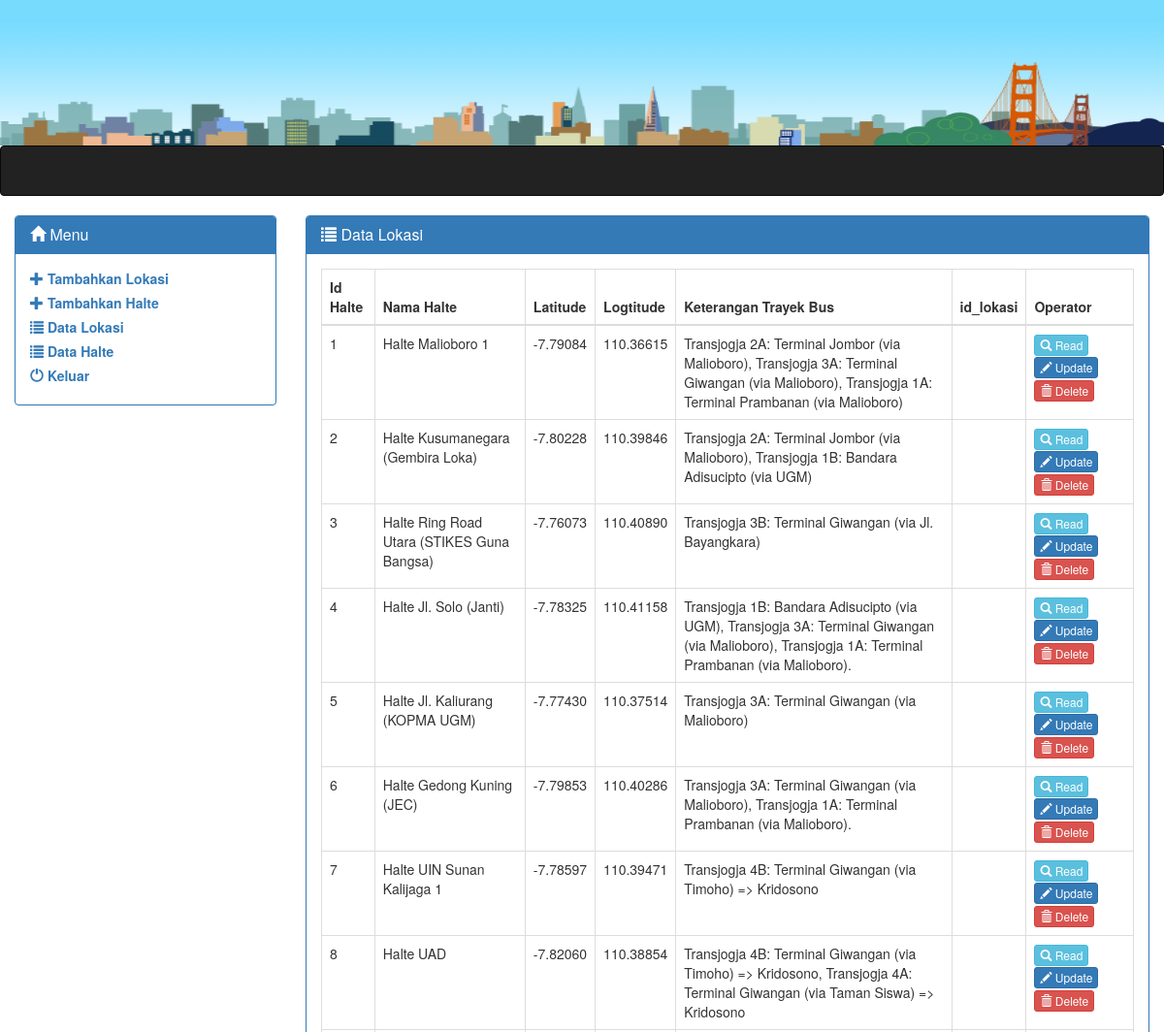
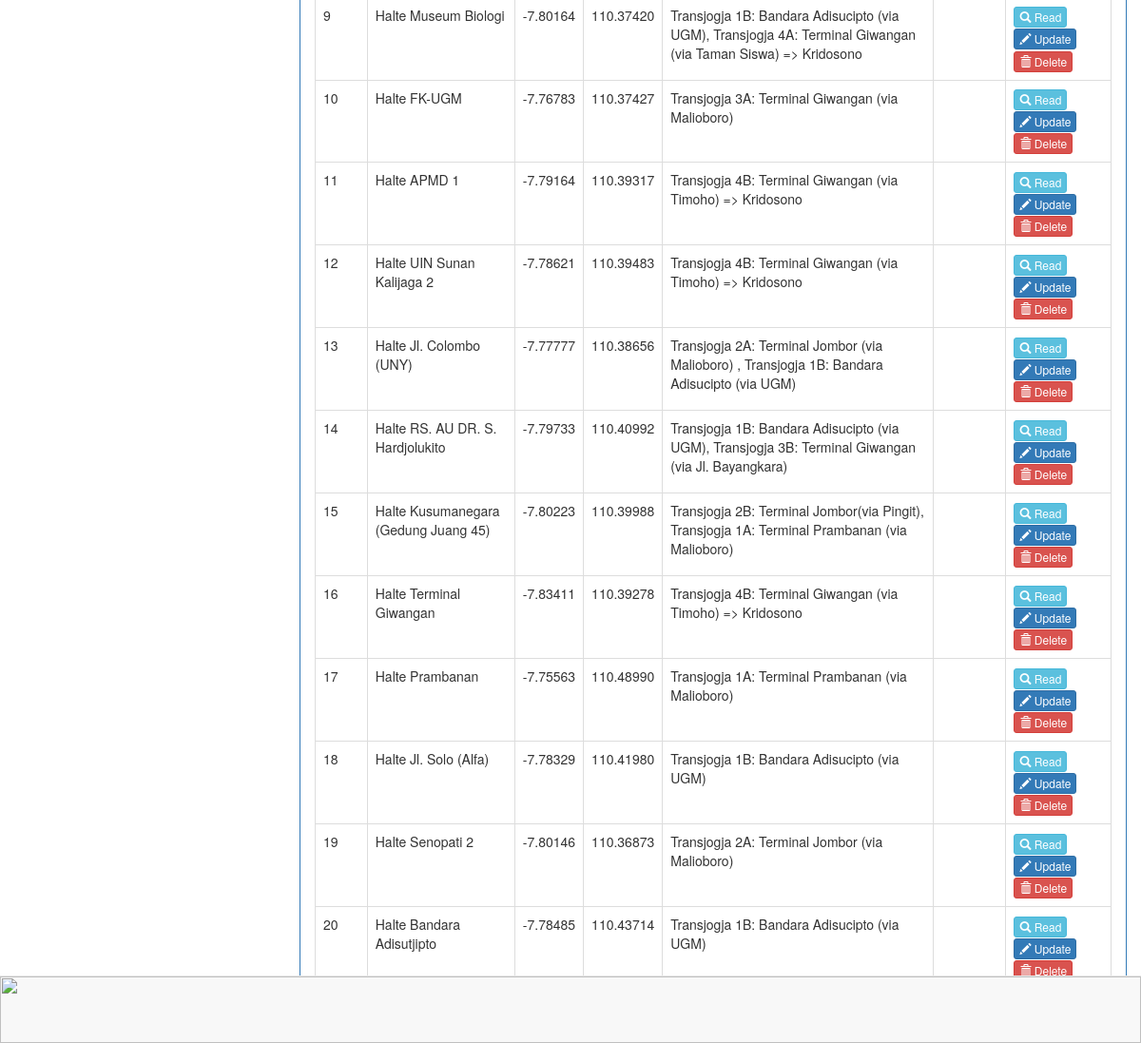
Page /admin/data_halte.php on the committed database (2 pictures, top to bottom).
### tables this page shows
CREATE TABLE IF NOT EXISTS `data_halte` (
  `id_halte` int(100) NOT NULL,
  `nama_halte` varchar(50) NOT NULL,
  `latitude` varchar(20) NOT NULL,
  `logtitude` varchar(20) NOT NULL,
  `keterangan` varchar(200) NOT NULL
);

### admin/data_halte.php (the view, shortened to what this page needs)
<?php
	include 'koneksi.php';
 ?>
<!DOCTYPE html>
<html>
<head>
	<link rel="stylesheet" href="node_modules/bootstrap/css/bootstrap.min.css">
</head>
<body>
<img src="gambar/bener1.png"  style="width: 100%; height: 150px;" align="center">
<nav class="navbar navbar-inverse">
		<div class="container-fluid">
			<a class="navbar-brand"></a>
		</div>
	</nav>
<div class=" col-md-3">
	<div class="panel panel-primary">
		<div class="panel-heading">
			<h3 class="panel-title"><span class="glyphicon glyphicon-home" aria-hidden="true"></span> Menu</h3>
		</div>
		<div class="panel-body">
			<label><a href="Tambahkan_lokasi.php"> <span class="glyphicon glyphicon-plus" aria-hidden="true"></span> Tambahkan Lokasi</a></label>
			<br>
			<label><a href="tambahkan_halte.php"><span class="glyphicon glyphicon-plus" aria-hidden="true"></span> Tambahkan Halte</a></label>
			<br>
			<label><a href="data_lokasi.php"><span class="glyphicon glyphicon-list" aria-hidden="true"></span> Data Lokasi</a></label>
			<br>
			<label><a href="data_halte.php"><span class="glyphicon glyphicon-list" aria-hidden="true"></span> Data Halte</a></label>
			<br>
			<label><a href="admin.php"><span class="glyphicon glyphicon-off" aria-hidden="true"></span> Keluar</a></label>
		</div>
	</div>
</div>
<div class="col-md-9">
	<div class="panel panel-primary">
		<div class="panel-heading">
			<h3 class="panel-title"><span class="glyphicon glyphicon-list" aria-hidden="true"></span> Data Lokasi</h3>
		</div>
		<div class="panel-body">
			<table class="table table-bordered table-hover">
				<thead>
					<tr>
						<th>Id Halte</th>
						<th>Nama Halte</th>
						<th>Latitude</th>
						<th>Logtitude</th>
						<th>Keterangan Trayek Bus</th>
						<th>id_lokasi</th>
						<th>Operator</th>
					</tr>
				</thead>
				<tbody>
					<?php
					$query = "SELECT * FROM data_halte";
					$result = mysqli_query($con, $query);
					while($row=mysqli_fetch_array($result)){
						echo '<tr>';
						echo '<td>'. $row['id_halte'] . '</td>';
						echo '<td>'. $row['nama_halte'] . '</td>';
						echo '<td>'. $row['latitude'] . '</td>';
						echo '<td>'. $row['logtitude'] .'</td>';
						echo '<td>'. $row['keterangan'] . '</td>';
						echo '<td>'. $row['id_lokasi'] . '</td>';
						echo '<td><a class="btn btn-xs btn-info" href="tampil.php?id_lokasi='. $row['id_halte'] . '"> <span class="glyphicon glyphicon-search" aria-hidden="true"></span> Read</a>
								   <a class="btn btn-xs btn-primary" href="edit.php?id_lokasi='. $row['id_halte'] . '"><span class="glyphicon glyphicon-pencil" aria-hidden="true"></span> Update</a>
								   <a class="btn btn-xs btn-danger" href="hapus.php?id_lokasi='. $row['id_halte'] . '"><span class="glyphicon glyphicon-trash" aria-hidden="true"></span> Delete</a>
							  </td>';
						echo '</tr>';
					}
				?>
				</tbody>
        	</div>
		</div>
	</div>
<nav class="navbar navbar-default navbar-fixed-bottom" role="navigation">
		<img src="gambar/footer.png"  style="width: 100%; height: 70px;" >
</nav>
</body>
</html>

### rows in the picture
data_halte: id_halte "1", nama_halte "Halte Malioboro 1", latitude "-7.79084", logtitude "110.36615", keterangan "Transjogja 2A: Terminal Jombor (via Malioboro), Transjogja 3A: Terminal Giwangan (via Malioboro), Transjogja 1A: Terminal Prambanan (via Malioboro)"
data_halte: id_halte "2", nama_halte "Halte Kusumanegara (Gembira Loka)", latitude "-7.80228", logtitude "110.39846", keterangan "Transjogja 2A: Terminal Jombor (via Malioboro), Transjogja 1B: Bandara Adisucipto (via UGM)"
data_halte: id_halte "3", nama_halte "Halte Ring Road Utara (STIKES Guna Bangsa)", latitude "-7.76073", logtitude "110.40890", keterangan "Transjogja 3B: Terminal Giwangan (via Jl. Bayangkara)"
data_halte: id_halte "4", nama_halte "Halte Jl. Solo (Janti)", latitude "-7.78325", logtitude "110.41158", keterangan "Transjogja 1B: Bandara Adisucipto (via UGM), Transjogja 3A: Terminal Giwangan (via Malioboro), Transjogja 1A: Terminal Prambanan (via Malioboro)."
data_halte: id_halte "5", nama_halte "Halte Jl. Kaliurang (KOPMA UGM)", latitude "-7.77430", logtitude "110.37514", keterangan "Transjogja 3A: Terminal Giwangan (via Malioboro)"
data_halte: id_halte "6", nama_halte "Halte Gedong Kuning (JEC)", latitude "-7.79853", logtitude "110.40286", keterangan "Transjogja 3A: Terminal Giwangan (via Malioboro), Transjogja 1A: Terminal Prambanan (via Malioboro)."
data_halte: id_halte "7", nama_halte "Halte UIN Sunan Kalijaga 1", latitude "-7.78597", logtitude "110.39471", keterangan "Transjogja 4B: Terminal Giwangan (via Timoho) => Kridosono"
data_halte: id_halte "8", nama_halte "Halte UAD", latitude "-7.82060", logtitude "110.38854", keterangan "Transjogja 4B: Terminal Giwangan (via Timoho) => Kridosono, Transjogja 4A: Terminal Giwangan (via Taman Siswa) => Kridosono"
data_halte: id_halte "9", nama_halte "Halte Museum Biologi", latitude "-7.80164", logtitude "110.37420", keterangan "Transjogja 1B: Bandara Adisucipto (via UGM), Transjogja 4A: Terminal Giwangan (via Taman Siswa) => Kridosono"
data_halte: id_halte "10", nama_halte "Halte FK-UGM", latitude "-7.76783", logtitude "110.37427", keterangan "Transjogja 3A: Terminal Giwangan (via Malioboro)"
data_halte: id_halte "11", nama_halte "Halte APMD 1", latitude "-7.79164", logtitude "110.39317", keterangan "Transjogja 4B: Terminal Giwangan (via Timoho) => Kridosono"
data_halte: id_halte "12", nama_halte "Halte UIN Sunan Kalijaga 2", latitude "-7.78621", logtitude "110.39483", keterangan "Transjogja 4B: Terminal Giwangan (via Timoho) => Kridosono"
data_halte: id_halte "13", nama_halte "Halte Jl. Colombo (UNY)", latitude "-7.77777", logtitude "110.38656", keterangan "Transjogja 2A: Terminal Jombor (via Malioboro) , Transjogja 1B: Bandara Adisucipto (via UGM)"
data_halte: id_halte "14", nama_halte "Halte RS. AU DR. S. Hardjolukito", latitude "-7.79733", logtitude "110.40992", keterangan "Transjogja 1B: Bandara Adisucipto (via UGM), Transjogja 3B: Terminal Giwangan (via Jl. Bayangkara)"
data_halte: id_halte "15", nama_halte "Halte Kusumanegara (Gedung Juang 45)", latitude "-7.80223", logtitude "110.39988", keterangan "Transjogja 2B: Terminal Jombor(via Pingit), Transjogja 1A: Terminal Prambanan (via Malioboro)"
data_halte: id_halte "16", nama_halte "Halte Terminal Giwangan", latitude "-7.83411", logtitude "110.39278", keterangan "Transjogja 4B: Terminal Giwangan (via Timoho) => Kridosono"
data_halte: id_halte "17", nama_halte "Halte Prambanan", latitude "-7.75563", logtitude "110.48990", keterangan "Transjogja 1A: Terminal Prambanan (via Malioboro)"
data_halte: id_halte "18", nama_halte "Halte Jl. Solo (Alfa)", latitude "-7.78329", logtitude "110.41980", keterangan "Transjogja 1B: Bandara Adisucipto (via UGM)"
data_halte: id_halte "19", nama_halte "Halte Senopati 2", latitude "-7.80146", logtitude "110.36873", keterangan "Transjogja 2A: Terminal Jombor (via Malioboro)"
data_halte: id_halte "20", nama_halte "Halte Bandara Adisutjipto", latitude "-7.78485", logtitude "110.43714", keterangan "Transjogja 1B: Bandara Adisucipto (via UGM)"
